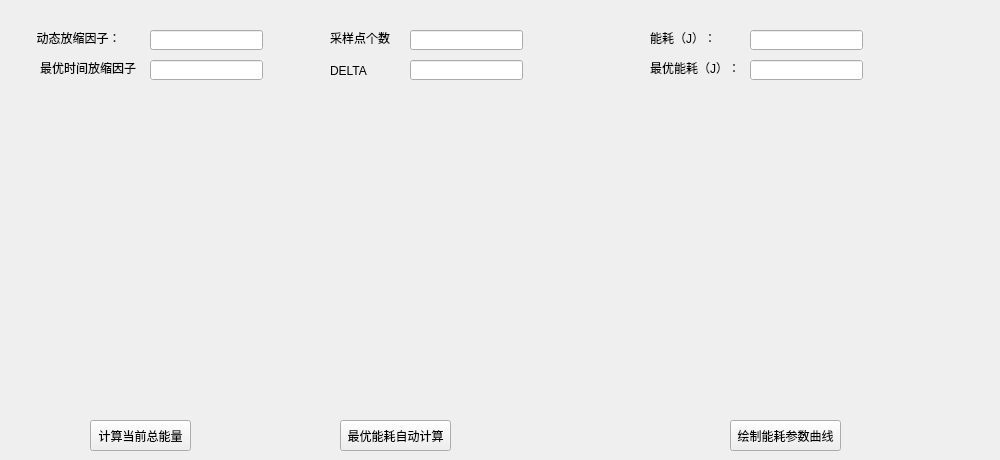
   <widget class="QWidget" name="tab_2">
    <attribute name="title">
     <string>元动作优化</string>
    </attribute>
    <widget class="QLabel" name="label">
     <property name="geometry">
      <rect>
       <x>30</x>
       <y>30</y>
       <width>91</width>
       <height>16</height>
      </rect>
     </property>
     <property name="text">
      <string>  动态放缩因子：</string>
     </property>
    </widget>
    <widget class="QLabel" name="label_2">
     <property name="geometry">
      <rect>
       <x>40</x>
       <y>60</y>
       <width>101</width>
       <height>16</height>
      </rect>
     </property>
     <property name="text">
      <string>最优时间放缩因子：</string>
     </property>
    </widget>
    <widget class="QLabel" name="label_3">
     <property name="geometry">
      <rect>
       <x>650</x>
       <y>30</y>
       <width>71</width>
       <height>16</height>
      </rect>
     </property>
     <property name="text">
      <string>能耗（J）：</string>
     </property>
    </widget>
    <widget class="QLabel" name="label_4">
     <property name="geometry">
      <rect>
       <x>650</x>
       <y>60</y>
       <width>91</width>
       <height>16</height>
      </rect>
     </property>
     <property name="text">
      <string>最优能耗（J）：</string>
     </property>
    </widget>
    <widget class="QLineEdit" name="dynm_factor">
     <property name="geometry">
      <rect>
       <x>150</x>
       <y>30</y>
       <width>113</width>
       <height>20</height>
      </rect>
     </property>
     <property name="text">
      <string/>
     </property>
    </widget>
    <widget class="QLineEdit" name="optimal_factor">
     <property name="geometry">
      <rect>
       <x>150</x>
       <y>60</y>
       <width>113</width>
       <height>20</height>
      </rect>
     </property>
     <property name="focusPolicy">
      <enum>Qt::StrongFocus</enum>
     </property>
     <property name="autoFillBackground">
      <bool>true</bool>
     </property>
     <property name="text">
      <string/>
     </property>
     <property name="frame">
      <bool>true</bool>
     </property>
     <property name="readOnly">
      <bool>true</bool>
     </property>
     <property name="clearButtonEnabled">
      <bool>false</bool>
     </property>
    </widget>
    <widget class="QLineEdit" name="E_Consumation">
     <property name="geometry">
      <rect>
       <x>750</x>
       <y>30</y>
       <width>113</width>
       <height>20</height>
      </rect>
     </property>
     <property name="autoFillBackground">
      <bool>true</bool>
     </property>
     <property name="frame">
      <bool>true</bool>
     </property>
     <property name="readOnly">
      <bool>true</bool>
     </property>
    </widget>
    <widget class="QLineEdit" name="Opt_Consumation">
     <property name="geometry">
      <rect>
       <x>750</x>
       <y>60</y>
       <width>113</width>
       <height>20</height>
      </rect>
     </property>
     <property name="autoFillBackground">
      <bool>true</bool>
     </property>
     <property name="frame">
      <bool>true</bool>
     </property>
     <property name="readOnly">
      <bool>true</bool>
     </property>
    </widget>
    <widget class="QPushButton" name="cal_min_Energy">
     <property name="geometry">
      <rect>
       <x>340</x>
       <y>420</y>
       <width>111</width>
       <height>31</height>
      </rect>
     </property>
     <property name="text">
      <string>最优能耗自动计算</string>
     </property>
    </widget>
    <widget class="QPushButton" name="cal_Energy">
     <property name="geometry">
      <rect>
       <x>90</x>
       <y>420</y>
       <width>101</width>
       <height>31</height>
      </rect>
     </property>
     <property name="text">
      <string>计算当前总能量</string>
     </property>
    </widget>
    <widget class="QChartView" name="Energy_Graph" native="true">
     <property name="geometry">
      <rect>
       <x>60</x>
       <y>100</y>
       <width>451</width>
       <height>291</height>
      </rect>
     </property>
    </widget>
    <widget class="QLabel" name="label_38">
     <property name="geometry">
      <rect>
       <x>330</x>
       <y>30</y>
       <width>81</width>
       <height>16</height>
      </rect>
     </property>
     <property name="text">
      <string>采样点个数</string>
     </property>
    </widget>
    <widget class="QLabel" name="label_39">
     <property name="geometry">
      <rect>
       <x>330</x>
       <y>65</y>
       <width>54</width>
       <height>12</height>
      </rect>
     </property>
     <property name="text">
      <string>DELTA</string>
     </property>
    </widget>
    <widget class="QLineEdit" name="sampling_num">
     <property name="geometry">
      <rect>
       <x>410</x>
       <y>30</y>
       <width>113</width>
       <height>20</height>
      </rect>
     </property>
    </widget>
    <widget class="QLineEdit" name="delta_text">
     <property name="geometry">
      <rect>
       <x>410</x>
       <y>60</y>
       <width>113</width>
       <height>20</height>
      </rect>
     </property>
    </widget>
    <widget class="QChartView" name="parameter_graph" native="true">
     <property name="geometry">
      <rect>
       <x>580</x>
       <y>100</y>
       <width>411</width>
       <height>291</height>
      </rect>
     </property>
    </widget>
    <widget class="QPushButton" name="draw_para_graph">
     <property name="geometry">
      <rect>
       <x>730</x>
       <y>420</y>
       <width>111</width>
       <height>31</height>
      </rect>
     </property>
     <property name="text">
      <string>绘制能耗参数曲线</string>
     </property>
    </widget>
   </widget>
